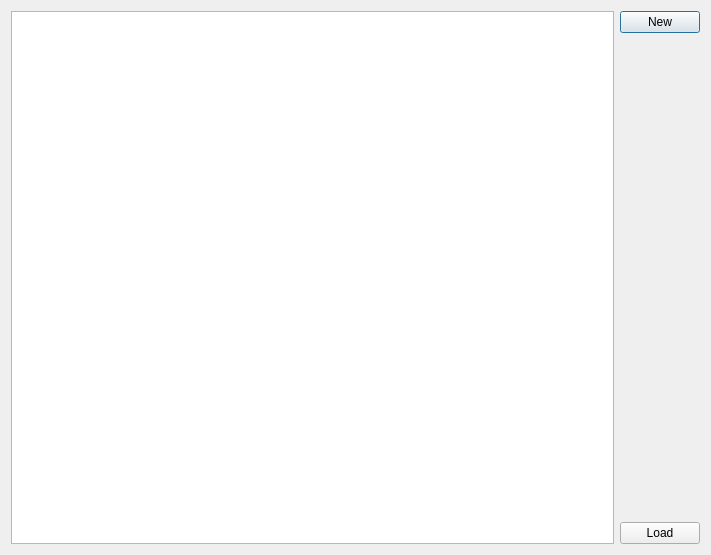
<?xml version="1.0" encoding="UTF-8"?>
<ui version="4.0">
 <class>classDialog</class>
 <widget class="QDialog" name="classDialog">
  <property name="geometry">
   <rect>
    <x>0</x>
    <y>0</y>
    <width>711</width>
    <height>555</height>
   </rect>
  </property>
  <property name="windowTitle">
   <string>Classes</string>
  </property>
  <layout class="QGridLayout" name="gridLayout">
   <item row="0" column="0">
    <widget class="QListWidget" name="listWidget"/>
   </item>
   <item row="0" column="1">
    <layout class="QVBoxLayout" name="verticalLayout">
     <item>
      <widget class="QPushButton" name="bNew">
       <property name="text">
        <string>New</string>
       </property>
      </widget>
     </item>
     <item>
      <spacer name="verticalSpacer">
       <property name="orientation">
        <enum>Qt::Orientation::Vertical</enum>
       </property>
       <property name="sizeHint" stdset="0">
        <size>
         <width>20</width>
         <height>40</height>
        </size>
       </property>
      </spacer>
     </item>
     <item>
      <widget class="QPushButton" name="bOpen">
       <property name="text">
        <string>Load</string>
       </property>
      </widget>
     </item>
    </layout>
   </item>
  </layout>
 </widget>
 <resources/>
 <connections/>
</ui>
